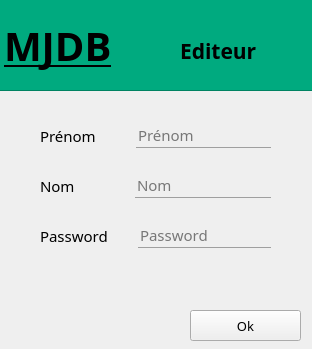
<?xml version="1.0" encoding="UTF-8"?>
<ui version="4.0">
 <class>edit_colab</class>
 <widget class="QWidget" name="edit_colab">
  <property name="geometry">
   <rect>
    <x>0</x>
    <y>0</y>
    <width>312</width>
    <height>349</height>
   </rect>
  </property>
  <property name="windowTitle">
   <string>edit_colab</string>
  </property>
  <widget class="QWidget" name="layoutWidget">
   <property name="geometry">
    <rect>
     <x>40</x>
     <y>160</y>
     <width>231</width>
     <height>51</height>
    </rect>
   </property>
   <layout class="QHBoxLayout" name="horizontalLayout_3">
    <property name="spacing">
     <number>60</number>
    </property>
    <item>
     <widget class="QLabel" name="label_2">
      <property name="font">
       <font>
        <family>Mongolian Baiti</family>
        <pointsize>11</pointsize>
       </font>
      </property>
      <property name="text">
       <string>Nom</string>
      </property>
     </widget>
    </item>
    <item>
     <widget class="QLineEdit" name="nom">
      <property name="font">
       <font>
        <family>Mongolian Baiti</family>
        <pointsize>11</pointsize>
       </font>
      </property>
      <property name="styleSheet">
       <string notr="true">background:transparent;
border:none;
border-bottom:1px solid #9f9f9f;</string>
      </property>
      <property name="placeholderText">
       <string>Nom</string>
      </property>
     </widget>
    </item>
   </layout>
  </widget>
  <widget class="QWidget" name="layoutWidget_2">
   <property name="geometry">
    <rect>
     <x>40</x>
     <y>210</y>
     <width>231</width>
     <height>51</height>
    </rect>
   </property>
   <layout class="QHBoxLayout" name="horizontalLayout_4">
    <property name="spacing">
     <number>30</number>
    </property>
    <item>
     <widget class="QLabel" name="label_3">
      <property name="font">
       <font>
        <family>Mongolian Baiti</family>
        <pointsize>11</pointsize>
       </font>
      </property>
      <property name="text">
       <string>Password</string>
      </property>
     </widget>
    </item>
    <item>
     <widget class="QLineEdit" name="password">
      <property name="font">
       <font>
        <family>Mongolian Baiti</family>
        <pointsize>11</pointsize>
       </font>
      </property>
      <property name="styleSheet">
       <string notr="true">background:transparent;
border:none;
border-bottom:1px solid #9f9f9f;</string>
      </property>
      <property name="echoMode">
       <enum>QLineEdit::Password</enum>
      </property>
      <property name="placeholderText">
       <string>Password</string>
      </property>
     </widget>
    </item>
   </layout>
  </widget>
  <widget class="QFrame" name="frame">
   <property name="geometry">
    <rect>
     <x>-10</x>
     <y>-10</y>
     <width>331</width>
     <height>101</height>
    </rect>
   </property>
   <property name="styleSheet">
    <string notr="true">background-color: rgb(0, 170, 127);</string>
   </property>
   <property name="frameShape">
    <enum>QFrame::StyledPanel</enum>
   </property>
   <property name="frameShadow">
    <enum>QFrame::Raised</enum>
   </property>
   <widget class="QLabel" name="label_5">
    <property name="geometry">
     <rect>
      <x>14</x>
      <y>25</y>
      <width>141</width>
      <height>61</height>
     </rect>
    </property>
    <property name="font">
     <font>
      <family>Mongolian Baiti</family>
      <pointsize>30</pointsize>
      <weight>75</weight>
      <bold>true</bold>
      <underline>true</underline>
     </font>
    </property>
    <property name="text">
     <string>MJDB</string>
    </property>
   </widget>
   <widget class="QLabel" name="label_6">
    <property name="geometry">
     <rect>
      <x>190</x>
      <y>40</y>
      <width>131</width>
      <height>41</height>
     </rect>
    </property>
    <property name="font">
     <font>
      <family>Mongolian Baiti</family>
      <pointsize>16</pointsize>
      <weight>75</weight>
      <bold>true</bold>
     </font>
    </property>
    <property name="text">
     <string>Editeur</string>
    </property>
   </widget>
  </widget>
  <widget class="QWidget" name="layoutWidget">
   <property name="geometry">
    <rect>
     <x>40</x>
     <y>110</y>
     <width>231</width>
     <height>51</height>
    </rect>
   </property>
   <property name="font">
    <font>
     <pointsize>9</pointsize>
    </font>
   </property>
   <layout class="QHBoxLayout" name="horizontalLayout">
    <property name="spacing">
     <number>40</number>
    </property>
    <item>
     <widget class="QLabel" name="label">
      <property name="font">
       <font>
        <family>Mongolian Baiti</family>
        <pointsize>11</pointsize>
       </font>
      </property>
      <property name="text">
       <string>Prénom</string>
      </property>
     </widget>
    </item>
    <item>
     <widget class="QLineEdit" name="prenom">
      <property name="font">
       <font>
        <family>Mongolian Baiti</family>
        <pointsize>11</pointsize>
       </font>
      </property>
      <property name="styleSheet">
       <string notr="true">background:transparent;
border:none;
border-bottom:1px solid #9f9f9f;</string>
      </property>
      <property name="inputMask">
       <string/>
      </property>
      <property name="text">
       <string/>
      </property>
      <property name="placeholderText">
       <string>Prénom</string>
      </property>
     </widget>
    </item>
   </layout>
  </widget>
  <widget class="QPushButton" name="wrong1">
   <property name="geometry">
    <rect>
     <x>190</x>
     <y>310</y>
     <width>111</width>
     <height>31</height>
    </rect>
   </property>
   <property name="font">
    <font>
     <family>Mongolian Baiti</family>
     <pointsize>10</pointsize>
    </font>
   </property>
   <property name="text">
    <string>Ok</string>
   </property>
  </widget>
  <widget class="QLabel" name="label_4">
   <property name="geometry">
    <rect>
     <x>40</x>
     <y>265</y>
     <width>281</width>
     <height>31</height>
    </rect>
   </property>
   <property name="font">
    <font>
     <pointsize>9</pointsize>
    </font>
   </property>
   <property name="styleSheet">
    <string notr="true">color: rgb(255, 0, 0);</string>
   </property>
   <property name="text">
    <string/>
   </property>
  </widget>
 </widget>
 <resources/>
 <connections/>
</ui>
